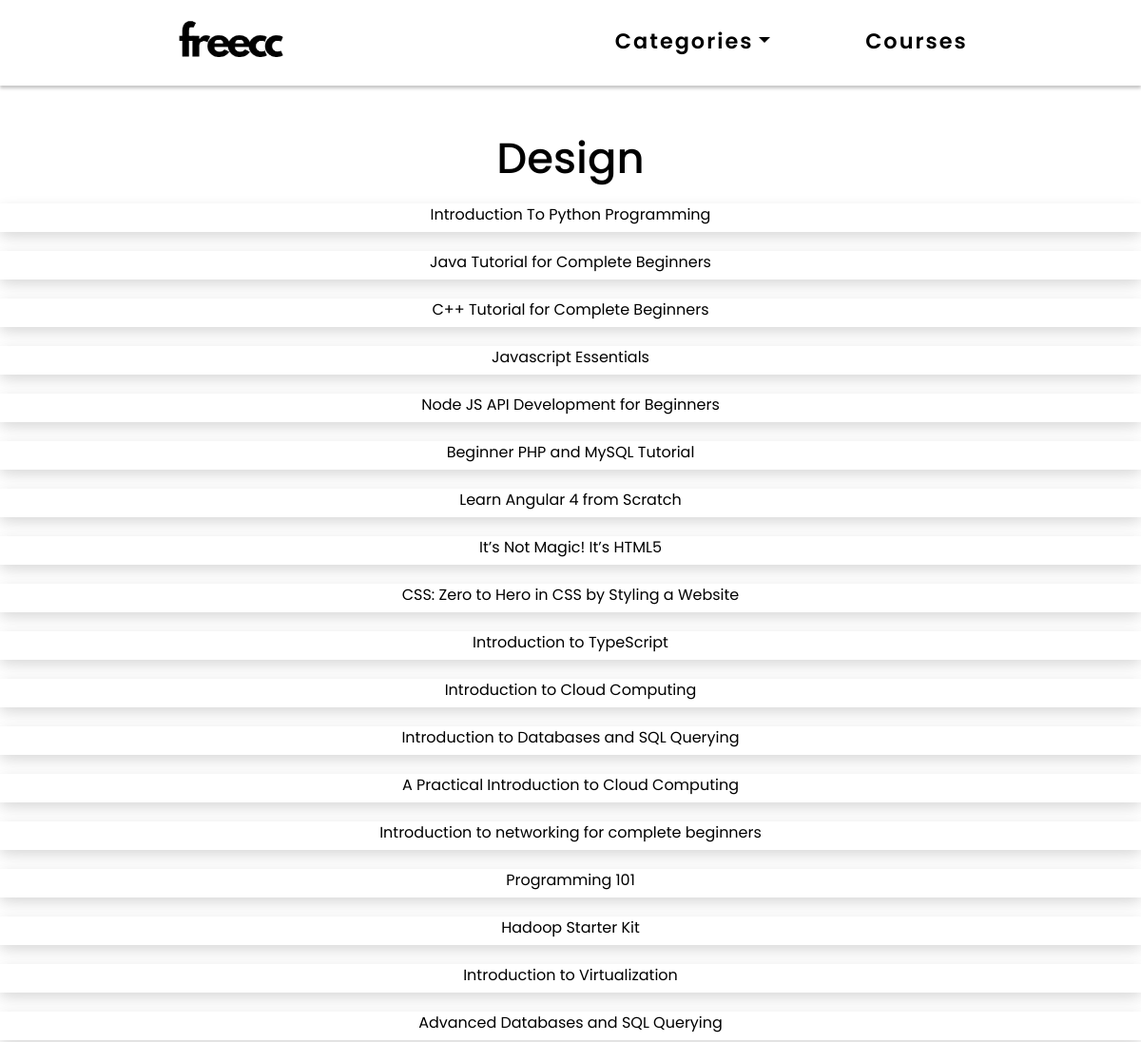
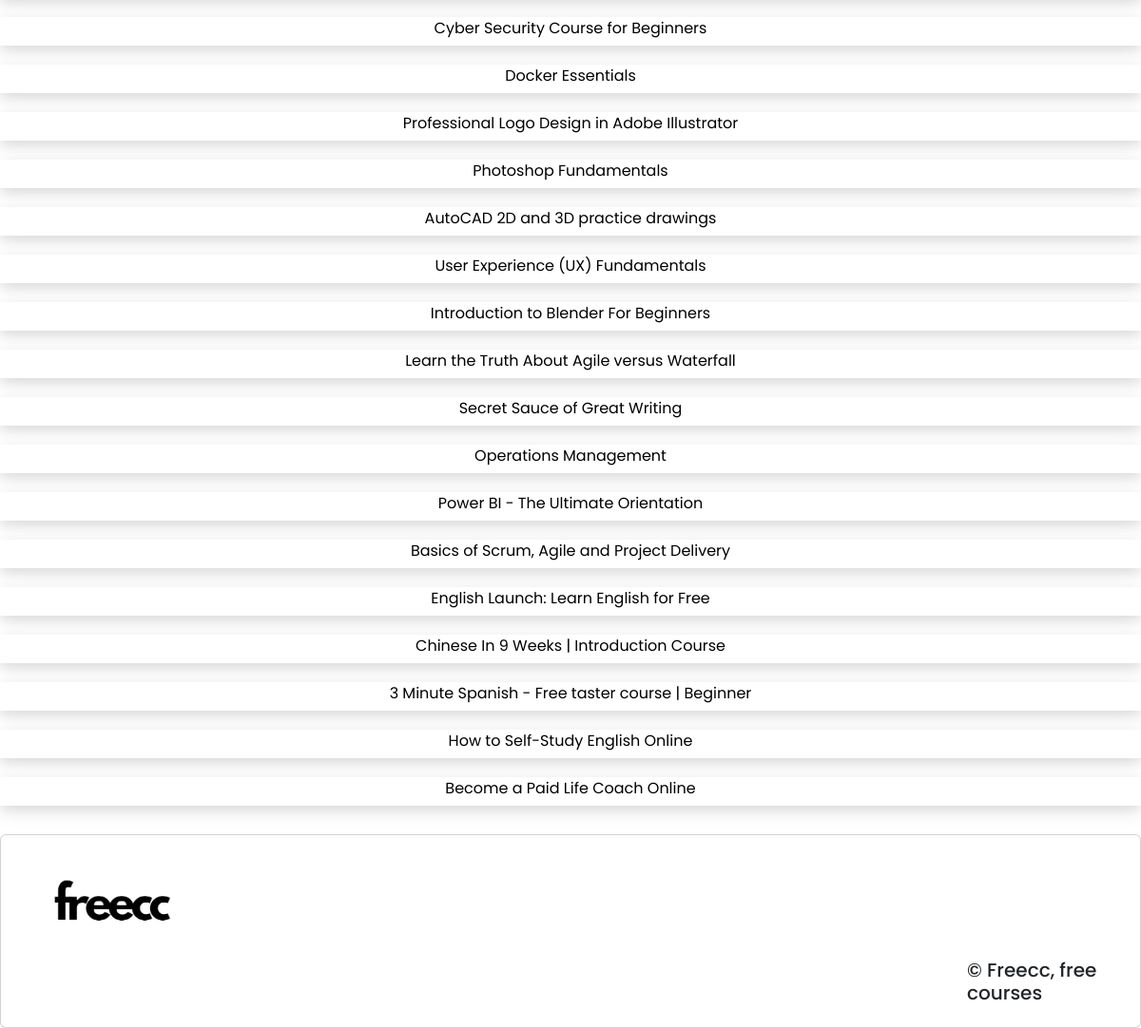
Screenshot of /category_detail/5/ with the database file from the repository (2 pictures, top to bottom).
### course/models.py (models this page shows, shortened)
class Category(models.Model):
      title = models.CharField(max_length=50)
      course = models.ManyToManyField(Course)

class Course(models.Model):
      title = models.CharField(max_length=50)
      desc = models.TextField(max_length=300)
      img = models.ImageField(blank=True)
      url = models.URLField(max_length=200)

### course/views.py (the view)
# urls.py: path('category_detail/<pk>/', views.category_detail, name='category_detail'),
def category_detail(request, pk):
      category_list = Category.objects.get(pk=pk)
      course_set = Course.objects.all()
      context = {
            'category_list': category_list,
            'course_set': course_set
      }
      return render(request, 'course/category_detail.html', context)

### course/templates/course/category_detail.html
{% extends 'base.html' %}
{% load static %}
{% block content %}
<div class="containers">
    <h4><a href="{% url 'course:index' %}">{{ category_list.title }}</a></h4>
    <div class="rows">
        {% for query in course_set.all %}
        <a style="display: flex;" href="/{{ query.id }}">
            {{ query.title }}
        </a>
        {% endfor %}
    </div>
</div>
{% endblock %}

### course/static/css/base.css (style rules this page uses)
* { margin: 0; padding: 0; font-family: "Poppins", sans-serif; }
body { display: flex; min-height: 100vh; flex-direction: column; }
.containers { width: 100%; margin-top: 50px; position: relative; }
.containers h4 { text-align: center; font-size: 45px; }
.containers h4 a { text-decoration: none; color: #000000; }
.containers .rows a { height: 30px; display: flex; justify-content: center; text-align: center; flex-wrap: wrap; text-decoration: none; margin-top: 20px; color: #000000; background-color: #ffffff; border-width: thin; box-shadow: 0 4px 12px rgba(0, 0, 0, .08), 0 8px 20px rgba(0, 0, 0, .08); }

### rows the page displays
Category: title "Design"
Course: title "Introduction To Python Programming"
Course: title "Java Tutorial for Complete Beginners"
Course: title "C++ Tutorial for Complete Beginners"
Course: title "Javascript Essentials"
Course: title "Node JS API Development for Beginners"
Course: title "Beginner PHP and MySQL Tutorial"
Course: title "Learn Angular 4 from Scratch"
Course: title "It’s Not Magic! It’s HTML5"
Course: title "CSS: Zero to Hero in CSS by Styling a Website"
Course: title "Introduction to TypeScript"
Course: title "Introduction to Cloud Computing"
Course: title "Introduction to Databases and SQL Querying"
Course: title "A Practical Introduction to Cloud Computing"
Course: title "Introduction to networking for complete beginners"
Course: title "Programming 101"
Course: title "Hadoop Starter Kit"
Course: title "Introduction to Virtualization"
Course: title "Advanced Databases and SQL Querying"
Course: title "Cyber Security Course for Beginners"
Course: title "Docker Essentials"
Course: title "Professional Logo Design in Adobe Illustrator"
Course: title "Photoshop Fundamentals"
Course: title "AutoCAD 2D and 3D practice drawings"
Course: title "User Experience (UX) Fundamentals"
Course: title "Introduction to Blender For Beginners"
Course: title "Learn the Truth About Agile versus Waterfall"
Course: title "Secret Sauce of Great Writing"
Course: title "Operations Management"
Course: title "Power BI - The Ultimate Orientation"
Course: title "Basics of Scrum, Agile and Project Delivery"
Course: title "English Launch: Learn English for Free"
Course: title "Chinese In 9 Weeks | Introduction Course"
Course: title "3 Minute Spanish - Free taster course | Beginner"
Course: title "How to Self-Study English Online"
Course: title "Become a Paid Life Coach Online"
